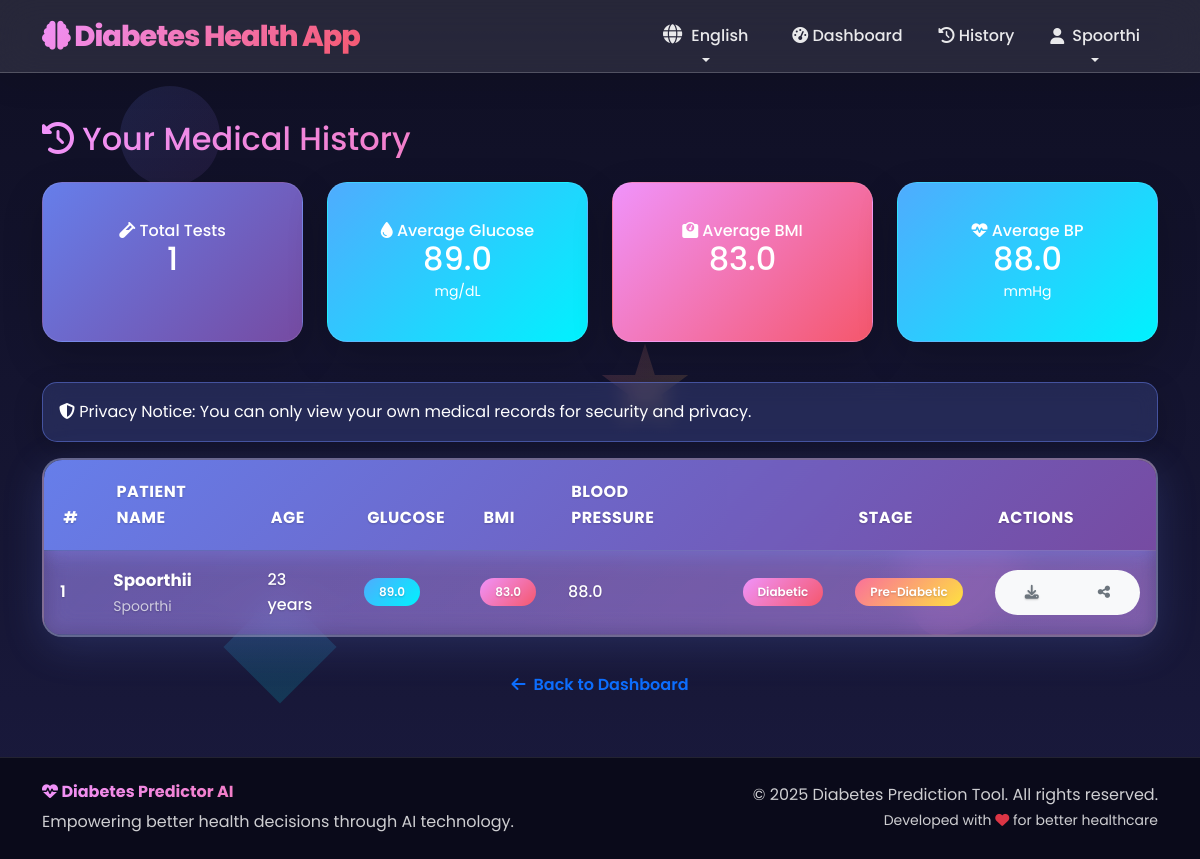
Screenshot of /history (signed in) with the database file from the repository.
### tables this page shows
CREATE TABLE users (
            id INTEGER PRIMARY KEY AUTOINCREMENT,
            username TEXT UNIQUE,
            email TEXT UNIQUE,
            password TEXT,
            role TEXT,
            is_verified INTEGER DEFAULT 0,
            verification_token TEXT,
            reset_token TEXT,
            reset_expires DATETIME,
            created_at DATETIME DEFAULT CURRENT_TIMESTAMP
        );

CREATE TABLE patients (
            id INTEGER PRIMARY KEY AUTOINCREMENT,
            user_id INTEGER,
            name TEXT,
            age INTEGER,
            pregnancies INTEGER,
            glucose REAL,
            bp REAL,
            skin REAL,
            insulin REAL,
            bmi REAL,
            dpf REAL,
            result TEXT,
            stage TEXT,
            suggestion TEXT,
            created_at DATETIME DEFAULT CURRENT_TIMESTAMP,
            FOREIGN KEY(user_id) REFERENCES users(id)
        );

### app.py (the view)
@app.route("/history")
def history():
    if "user_id" not in session:
        return redirect(url_for("login"))
    try:
        conn = get_db_connection()
        if not conn:
            flash("Database connection error.", "error")
            return render_template("history.html", patients=[], stats=None)
        cursor = conn.cursor()
        cursor.execute("""
            SELECT p.id, u.username, p.name, p.age, p.glucose, p.bmi, p.bp, p.result, p.stage, p.suggestion, p.created_at
            FROM patients p
            JOIN users u ON p.user_id = u.id
            WHERE p.user_id=?
            ORDER BY p.created_at DESC
        """, (session["user_id"],))
        data = cursor.fetchall()
        cursor.execute("""
            SELECT
                COUNT(*) as total_tests,
                AVG(glucose) as avg_glucose,
                AVG(bmi) as avg_bmi,
                AVG(bp) as avg_bp,
                MIN(glucose) as min_glucose,
                MAX(glucose) as max_glucose,
                MIN(bmi) as min_bmi,
                MAX(bmi) as max_bmi
            FROM patients
            WHERE user_id=?
        """, (session["user_id"],))
        stats_row = cursor.fetchone()
        cursor.execute("""
            SELECT stage, COUNT(*) as count
            FROM patients
            WHERE user_id=?
            GROUP BY stage
        """, (session["user_id"],))
        stage_dist = cursor.fetchall()
        cursor.execute("""
            SELECT glucose, bmi, created_at
            FROM patients
            WHERE user_id=?
            ORDER BY created_at DESC
            LIMIT 5
        """, (session["user_id"],))
        trend_data = cursor.fetchall()
        conn.close()
        stats = {
            'total_tests': stats_row[0] if stats_row else 0,
            'avg_glucose': round(stats_row[1], 1) if stats_row and stats_row[1] else 0,
            'avg_bmi': round(stats_row[2], 1) if stats_row and stats_row[2] else 0,
            'avg_bp': round(stats_row[3], 1) if stats_row and stats_row[3] else 0,
            'min_glucose': round(stats_row[4], 1) if stats_row and stats_row[4] else 0,
            'max_glucose': round(stats_row[5], 1) if stats_row and stats_row[5] else 0,
            'min_bmi': round(stats_row[6], 1) if stats_row and stats_row[6] else 0,
            'max_bmi': round(stats_row[7], 1) if stats_row and stats_row[7] else 0,
            'stage_distribution': {row[0]: row[1] for row in stage_dist},
            'trend_glucose': [row[0] for row in reversed(trend_data)],
            'trend_bmi': [row[1] for row in reversed(trend_data)],
            'trend_dates': [row[2][:10] if row[2] else '' for row in reversed(trend_data)]
        }
        return render_template("history.html", patients=data, stats=stats)
    except Exception as e:
        print(f"History error: {e}")
        flash("Error loading history.", "error")
        return render_template("history.html", patients=[], stats=None)

### Templates/history.html (shortened to what this page needs)
{% extends "base.html" %}
{% block content %}
<div class="floating-shapes-container">
  <div class="floating-shape shape-1"></div>
  <div class="floating-shape shape-2"></div>
  <div class="floating-shape shape-3"></div>
  <div class="floating-shape shape-4"></div>
</div>
<div class="container my-5" style="position: relative; z-index: 10;">
  <h2 class="mb-4 text-gradient">
    <i class="fas fa-history"></i> {{ t['medical_history_title'] }}
  </h2>
  {% if stats and stats.total_tests > 0 %}
  <div class="row mb-4 justify-content-center">
    <div class="col-md-3 col-sm-6 mb-3">
      <div class="stat-card gradient-bg"
        style="height: 160px; display: flex; align-items: center; justify-content: center;">
        <div class="card-body text-center text-white w-100">
          <h6 class="card-title"><i class="fas fa-vial"></i> {{ t['total_tests'] }}</h6>
          <h2 class="mb-0">{{ stats.total_tests }}</h2>
        </div>
      </div>
    </div>
    <div class="col-md-3 col-sm-6 mb-3">
      <div
        class="stat-card {% if stats.avg_glucose > 140 %}gradient-bg-alt{% elif stats.avg_glucose > 110 %}bg-warning{% else %}bg-success{% endif %}"
        style="height: 160px; display: flex; align-items: center; justify-content: center;">
        <div class="card-body text-center text-white w-100">
          <h6 class="card-title"><i class="fas fa-tint"></i> {{ t['avg_glucose'] }}</h6>
          <h2 class="mb-0">{{ stats.avg_glucose }}</h2>
          <small>mg/dL</small>
        </div>
      </div>
    </div>
    <div class="col-md-3 col-sm-6 mb-3">
      <div
        class="stat-card {% if stats.avg_bmi > 30 %}gradient-bg-alt{% elif stats.avg_bmi > 25 %}bg-warning{% else %}bg-success{% endif %}"
        style="height: 160px; display: flex; align-items: center; justify-content: center;">
        <div class="card-body text-center text-white w-100">
          <h6 class="card-title"><i class="fas fa-weight"></i> {{ t['avg_bmi'] }}</h6>
          <h2 class="mb-0">{{ stats.avg_bmi }}</h2>
        </div>
      </div>
    </div>
    <div class="col-md-3 col-sm-6 mb-3">
      <div class="stat-card"
        style="background: linear-gradient(135deg, #4facfe, #00f2fe); height: 160px; display: flex; align-items: center; justify-content: center;">
        <div class="card-body text-center text-white w-100">
          <h6 class="card-title"><i class="fas fa-heartbeat"></i> {{ t['avg_bp'] }}</h6>
          <h2 class="mb-0">{{ stats.avg_bp }}</h2>
          <small>mmHg</small>
        </div>
      </div>
    </div>
  </div>
  {% endif %}
  {% if patients %}
  <div class="alert alert-info"
    style="background: rgba(102, 126, 234, 0.2); border-color: rgba(102, 126, 234, 0.5); color: #fff;">
    <strong><i class="fas fa-shield-alt"></i></strong> {{ t['privacy_notice_history'] }}
  </div>
  <div class="history-table shadow-custom"
    style="background: linear-gradient(135deg, rgba(102, 126, 234, 0.3), rgba(240, 147, 251, 0.3)) !important; backdrop-filter: blur(15px); border: 2px solid rgba(255, 255, 255, 0.25); border-radius: 20px; overflow: hidden; box-shadow: 0 10px 40px rgba(102, 126, 234, 0.2);">
    <table class="table table-hover align-middle mb-0"
      style="background: transparent !important; margin-bottom: 0 !important;">
      <thead>
        <tr
          style="background: linear-gradient(135deg, #667eea, #764ba2); box-shadow: 0 4px 15px rgba(102, 126, 234, 0.4);">
          <th
            style="color: white; padding: 1.2rem; font-weight: 700; font-size: 1rem; text-transform: uppercase; letter-spacing: 0.5px;">
            #</th>
          <th
            style="color: white; padding: 1.2rem; font-weight: 700; font-size: 1rem; text-transform: uppercase; letter-spacing: 0.5px;">
            {{ t['patient_name'] }}</th>
          <th
            style="color: white; padding: 1.2rem; font-weight: 700; font-size: 1rem; text-transform: uppercase; letter-spacing: 0.5px;">
            {{ t['age'] }}</th>
          <th
            style="color: white; padding: 1.2rem; font-weight: 700; font-size: 1rem; text-transform: uppercase; letter-spacing: 0.5px;">
            {{ t['glucose'] }}</th>
          <th
            style="color: white; padding: 1.2rem; font-weight: 700; font-size: 1rem; text-transform: uppercase; letter-spacing: 0.5px;">
            {{ t['bmi'] }}</th>
          <th
            style="color: white; padding: 1.2rem; font-weight: 700; font-size: 1rem; text-transform: uppercase; letter-spacing: 0.5px;">
            {{ t['blood_pressure'] }}</th>
          <th
            style="color: white; padding: 1.2rem; font-weight: 700; font-size: 1rem; text-transform: uppercase; letter-spacing: 0.5px;">
            {{ t['result_label'] }}</th>
          <th
            style="color: white; padding: 1.2rem; font-weight: 700; font-size: 1rem; text-transform: uppercase; letter-spacing: 0.5px;">
            {{ t['stage_label'] }}</th>
          <th
            style="color: white; padding: 1.2rem; font-weight: 700; font-size: 1rem; text-transform: uppercase; letter-spacing: 0.5px;">
            {{ t['actions'] }}</th>
        </tr>
      </thead>
      <tbody style="background: transparent;">
        {% for patient in patients %}
        <tr
          style="background: {% if loop.index % 2 == 0 %}linear-gradient(135deg, rgba(102, 126, 234, 0.25), rgba(240, 147, 251, 0.25)){% else %}linear-gradient(135deg, rgba(240, 147, 251, 0.2), rgba(102, 126, 234, 0.2)){% endif %}; backdrop-filter: blur(10px); border-bottom: 1px solid rgba(255, 255, 255, 0.15); transition: all 0.3s ease;">
          <td style="color: #fff; padding: 1rem; font-weight: 600;">{{ loop.index }}</td>
          <td style="padding: 1rem;">
            <strong style="color: #fff; font-size: 1.05rem;">{{ patient[2] }}</strong>
            <small class="d-block" style="color: rgba(255, 255, 255, 0.7); margin-top: 2px;">{{ patient[1] }}</small>
          </td>
          <td style="color: #fff; padding: 1rem; font-weight: 500;">{{ patient[3] }} {{ t['years'] }}</td>
          <td style="padding: 1rem;">
            <span
              class="badge {% if patient[4] > 140 %}bg-danger{% elif patient[4] > 110 %}bg-warning{% else %}bg-success{% endif %}">
              {{ patient[4] }}
            </span>
          </td>
          <td style="padding: 1rem;">
            <span
              class="badge {% if patient[5] > 30 %}bg-danger{% elif patient[5] > 25 %}bg-warning{% else %}bg-success{% endif %}">
              {{ patient[5] }}
            </span>
          </td>
          <td style="color: #fff; padding: 1rem; font-weight: 500;">{{ patient[6] }}</td>
          <td style="padding: 1rem;">
            {% if patient[7] == "Diabetic" %}
            <span class="badge bg-danger">{{ patient[7] }}</span>
            {% else %}
            <span class="badge bg-success">{{ patient[7] }}</span>
            {% endif %}
          </td>
          <td style="padding: 1rem;">
            {% if patient[8] == "Normal" %}
            <span class="badge bg-success">{{ patient[8] }}</span>
            {% elif patient[8] == "Pre-Diabetic" %}
            <span class="badge bg-warning">{{ patient[8] }}</span>
            {% else %}
            <span class="badge bg-danger">{{ patient[8] }}</span>
            {% endif %}
          </td>
          <td style="padding: 1rem;">
            <div class="btn-group">
              <a href="{{ url_for('download_report', patient_id=patient[0]) }}"
                class="btn btn-sm btn-light text-secondary hover-primary" data-bs-toggle="tooltip"
                title="{{ t['download_pdf_report'] }}">
                <i class="fas fa-download"></i>
              </a>
              <button type="button" class="btn btn-sm btn-light text-secondary hover-primary" data-bs-toggle="modal"
                data-bs-target="#shareModal" onclick="setSharePatientId('{{ patient[0] }}')"
                title="{{ t['share_report'] }}">
                <i class="fas fa-share-alt"></i>
              </button>
            </div>
          </td>
        </tr>
        {% endfor %}
      </tbody>
    </table>
  </div>
  {% endif %}
  <div class="text-center mt-4">
    <a href="{{ url_for('dashboard') }}" class="btn btn-outline-primary rounded-pill px-4">
      <i class="fas fa-arrow-left me-2"></i>{{ t['back_to_dashboard'] }}
    </a>
  </div>
</div>
{% endblock %}

### Templates/base.html (shortened to what this page needs)
<!DOCTYPE html>
<html lang="en">
<head>
    <link href="https://cdn.jsdelivr.net/npm/bootstrap@5.3.0/dist/css/bootstrap.min.css" rel="stylesheet">
    <link href="https://cdnjs.cloudflare.com/ajax/libs/font-awesome/6.4.0/css/all.min.css" rel="stylesheet">
    <link href="{{ url_for('static', filename='css/style.css') }}" rel="stylesheet">
</head>
<body class="fade-in" style="min-height: 100vh; display: flex; flex-direction: column;">
    <nav class="navbar navbar-expand-lg navbar-dark fixed-top">
        <div class="container">
            <a class="navbar-brand"
                href="{{ url_for('home') if not session.get('user_id') else url_for('dashboard') }}">
                <i class="fas fa-brain"></i> {{ t['app_name'] }}
            </a>
            <div class="collapse navbar-collapse" id="navbarNav">
                <ul class="navbar-nav ms-auto">
                    <li class="nav-item dropdown me-2">
                        <a class="nav-link dropdown-toggle" href="#" id="languageDropdown" role="button"
                            data-bs-toggle="dropdown" aria-expanded="false">
                            <i class="fas fa-globe language-icon"></i> {{ 'English' if lang == 'en' else 'ಕನ್ನಡ' }}
                        </a>
                    </li>
                    {% if session.get('user_id') %}
                    <li class="nav-item">
                        <a class="nav-link" href="{{ url_for('dashboard') }}">
                            <i class="fas fa-tachometer-alt"></i> {{ t['dashboard'] }}
                        </a>
                    </li>
                    <li class="nav-item">
                        <a class="nav-link" href="{{ url_for('history') }}">
                            <i class="fas fa-history"></i> {{ t['history'] }}
                        </a>
                    </li>
                    <li class="nav-item dropdown">
                        <a class="nav-link dropdown-toggle" href="#" id="navbarDropdown" role="button"
                            data-bs-toggle="dropdown" aria-expanded="false"
                            style="display: flex; flex-direction: column; align-items: center;">
                            <div style="display: flex; align-items: center;">
                                <i class="fas fa-user me-2"></i>
                                <span>{{ session.get('username', 'User') }}</span>
                            </div>
                        </a>
                    </li>
                    {% endif %}
                </ul>
            </div>
        </div>
    </nav>
    <main class="{% if session.get('user_id') %}mt-5 pt-4{% endif %}" style="min-height: calc(100vh - 200px);">
        {% block content %}{% endblock %}
    </main>
    <footer class="text-center py-4 mt-auto">
        <div class="container">
            <div class="row">
                <div class="col-md-6 text-md-start">
                    <h6><i class="fas fa-heartbeat"></i> Diabetes Predictor AI</h6>
                    <p class="mb-0">Empowering better health decisions through AI technology.</p>
                </div>
                <div class="col-md-6 text-md-end">
                    <p class="mb-0">&copy; 2025 Diabetes Prediction Tool. All rights reserved.</p>
                    <p class="mb-0">
                        <small>
                            Developed with <i class="fas fa-heart text-danger"></i> for better healthcare
                        </small>
                    </p>
                </div>
            </div>
        </div>
    </footer>
</body>
</html>

### rows the page displays
users: get "Spoorthi"
patients: name "Spoorthii", username "Spoorthi", age "23", years "years", glucose "89.0", bmi "83.0", bp "88.0", result "Diabetic", stage "Pre-Diabetic"

### other values shown
{{ t['app_name'] }} "Diabetes Health App"
{{ 'English' if lang == 'en' else 'ಕನ್ನಡ' }} "English"
{{ t['dashboard'] }} "Dashboard"
{{ t['history'] }} "History"
{{ t['medical_history_title'] }} "Your Medical History"
{{ t['total_tests'] }} "Total Tests"
{{ stats.total_tests }} "1"
{{ t['avg_glucose'] }} "Average Glucose"
{{ stats.avg_glucose }} "89.0"
{{ t['avg_bmi'] }} "Average BMI"
{{ stats.avg_bmi }} "83.0"
{{ t['avg_bp'] }} "Average BP"
{{ stats.avg_bp }} "88.0"
{{ t['privacy_notice_history'] }} "Privacy Notice: You can only view your own medical records for security and privacy."
{{ t['patient_name'] }} "PATIENT NAME"
